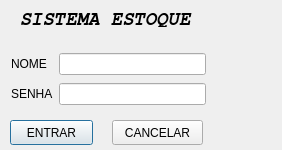
<?xml version="1.0" encoding="UTF-8"?>
<ui version="4.0">
 <class>Dialog</class>
 <widget class="QDialog" name="Dialog">
  <property name="geometry">
   <rect>
    <x>0</x>
    <y>0</y>
    <width>282</width>
    <height>150</height>
   </rect>
  </property>
  <property name="maximumSize">
   <size>
    <width>282</width>
    <height>150</height>
   </size>
  </property>
  <property name="windowTitle">
   <string>ARPROTECT</string>
  </property>
  <property name="windowIcon">
   <iconset resource="../recursos.qrc">
    <normaloff>:/img/img/configure_database_16704.ico</normaloff>:/img/img/configure_database_16704.ico</iconset>
  </property>
  <widget class="QPushButton" name="entrar">
   <property name="geometry">
    <rect>
     <x>10</x>
     <y>120</y>
     <width>83</width>
     <height>25</height>
    </rect>
   </property>
   <property name="styleSheet">
    <string notr="true"/>
   </property>
   <property name="text">
    <string>ENTRAR</string>
   </property>
   <property name="icon">
    <iconset resource="../recursos.qrc">
     <normaloff>:/img/img/icons8-ok-filled.svg</normaloff>:/img/img/icons8-ok-filled.svg</iconset>
   </property>
  </widget>
  <widget class="QLabel" name="label_3">
   <property name="geometry">
    <rect>
     <x>20</x>
     <y>10</y>
     <width>181</width>
     <height>17</height>
    </rect>
   </property>
   <property name="font">
    <font>
     <family>FreeMono</family>
     <pointsize>14</pointsize>
     <weight>75</weight>
     <italic>true</italic>
     <bold>true</bold>
    </font>
   </property>
   <property name="text">
    <string>SISTEMA ESTOQUE</string>
   </property>
  </widget>
  <widget class="QPushButton" name="cancelar">
   <property name="geometry">
    <rect>
     <x>112</x>
     <y>120</y>
     <width>91</width>
     <height>25</height>
    </rect>
   </property>
   <property name="text">
    <string>CANCELAR</string>
   </property>
   <property name="icon">
    <iconset resource="../recursos.qrc">
     <normaloff>:/img/img/icons8-cancelar.svg</normaloff>:/img/img/icons8-cancelar.svg</iconset>
   </property>
  </widget>
  <widget class="QWidget" name="layoutWidget">
   <property name="geometry">
    <rect>
     <x>11</x>
     <y>51</y>
     <width>195</width>
     <height>58</height>
    </rect>
   </property>
   <layout class="QGridLayout" name="gridLayout">
    <item row="0" column="0">
     <widget class="QLabel" name="label">
      <property name="text">
       <string>NOME</string>
      </property>
     </widget>
    </item>
    <item row="0" column="1">
     <widget class="QLineEdit" name="usuario"/>
    </item>
    <item row="1" column="0">
     <widget class="QLabel" name="label_2">
      <property name="text">
       <string>SENHA</string>
      </property>
     </widget>
    </item>
    <item row="1" column="1">
     <widget class="QLineEdit" name="senha"/>
    </item>
   </layout>
  </widget>
  <widget class="QLabel" name="label_4">
   <property name="geometry">
    <rect>
     <x>220</x>
     <y>40</y>
     <width>61</width>
     <height>71</height>
    </rect>
   </property>
   <property name="styleSheet">
    <string notr="true">image: url(:/img/img/locked-padlock-gross-symbol_icon-icons.com_74141.svg);</string>
   </property>
   <property name="text">
    <string/>
   </property>
  </widget>
 </widget>
 <tabstops>
  <tabstop>usuario</tabstop>
  <tabstop>senha</tabstop>
  <tabstop>entrar</tabstop>
  <tabstop>cancelar</tabstop>
 </tabstops>
 <resources>
  <include location="../recursos.qrc"/>
 </resources>
 <connections>
  <connection>
   <sender>cancelar</sender>
   <signal>clicked()</signal>
   <receiver>senha</receiver>
   <slot>clear()</slot>
   <hints>
    <hint type="sourcelabel">
     <x>154</x>
     <y>133</y>
    </hint>
    <hint type="destinationlabel">
     <x>158</x>
     <y>96</y>
    </hint>
   </hints>
  </connection>
  <connection>
   <sender>cancelar</sender>
   <signal>clicked()</signal>
   <receiver>usuario</receiver>
   <slot>clear()</slot>
   <hints>
    <hint type="sourcelabel">
     <x>189</x>
     <y>124</y>
    </hint>
    <hint type="destinationlabel">
     <x>185</x>
     <y>66</y>
    </hint>
   </hints>
  </connection>
 </connections>
</ui>
